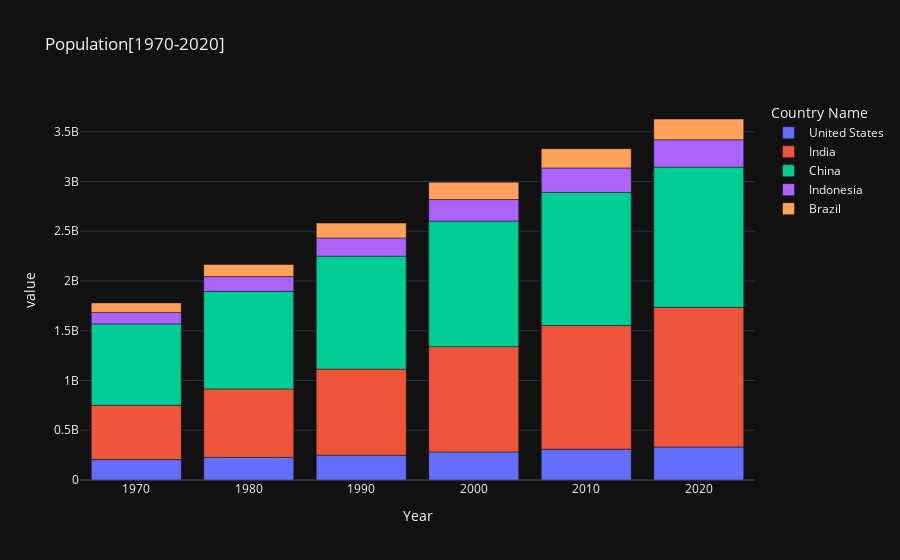

Notebook code for this chart:
### Code cell
fig = px.bar(df_pivot_sample, x=df_pivot_sample.index, y=df_pivot_sample.columns,title='Population[1970-2020]')
fig.show()

### Figure 1 — Plotly figure (JSON) as saved in the notebook; plotly's stock layout.template omitted (floating-point values rounded to 4 significant figures)
{"data": [{"hovertemplate": "Country Name=United States<br>Year=%{x}<br>value=%{y}<extra></extra>", "legendgroup": "United States", "marker": {"color": "#636efa", "pattern": {"shape": ""}}, "name": "United States", "orientation": "v", "showlegend": true, "textposition": "auto", "x": [1970, 1980, 1990, 2000, 2010, 2020], "xaxis": "x", "y": [205100000.0, 227200000.0, 249600000.0, 282200000.0, 309300000.0, 331500000.0], "yaxis": "y", "type": "bar"}, {"hovertemplate": "Country Name=India<br>Year=%{x}<br>value=%{y}<extra></extra>", "legendgroup": "India", "marker": {"color": "#EF553B", "pattern": {"shape": ""}}, "name": "India", "orientation": "v", "showlegend": true, "textposition": "auto", "x": [1970, 1980, 1990, 2000, 2010, 2020], "xaxis": "x", "y": [545900000.0, 687400000.0, 865000000.0, 1058000000.0, 1243000000.0, 1403000000.0], "yaxis": "y", "type": "bar"}, {"hovertemplate": "Country Name=China<br>Year=%{x}<br>value=%{y}<extra></extra>", "legendgroup": "China", "marker": {"color": "#00cc96", "pattern": {"shape": ""}}, "name": "China", "orientation": "v", "showlegend": true, "textposition": "auto", "x": [1970, 1980, 1990, 2000, 2010, 2020], "xaxis": "x", "y": [818300000.0, 981200000.0, 1135000000.0, 1263000000.0, 1338000000.0, 1411000000.0], "yaxis": "y", "type": "bar"}, {"hovertemplate": "Country Name=Indonesia<br>Year=%{x}<br>value=%{y}<extra></extra>", "legendgroup": "Indonesia", "marker": {"color": "#ab63fa", "pattern": {"shape": ""}}, "name": "Indonesia", "orientation": "v", "showlegend": true, "textposition": "auto", "x": [1970, 1980, 1990, 2000, 2010, 2020], "xaxis": "x", "y": [115700000.0, 149000000.0, 183500000.0, 216100000.0, 246300000.0, 274800000.0], "yaxis": "y", "type": "bar"}, {"hovertemplate": "Country Name=Brazil<br>Year=%{x}<br>value=%{y}<extra></extra>", "legendgroup": "Brazil", "marker": {"color": "#FFA15A", "pattern": {"shape": ""}}, "name": "Brazil", "orientation": "v", "showlegend": true, "textposition": "auto", "x": [1970, 1980, 1990, 2000, 2010, 2020], "xaxis": "x", "y": [95380000.0, 121200000.0, 149100000.0, 174000000.0, 193700000.0, 208700000.0], "yaxis": "y", "type": "bar"}], "layout": {"xaxis": {"anchor": "y", "domain": [0.0, 1.0], "title": {"text": "Year"}}, "yaxis": {"anchor": "x", "domain": [0.0, 1.0], "title": {"text": "value"}}, "legend": {"title": {"text": "Country Name"}, "tracegroupgap": 0}, "title": {"text": "Population[1970-2020]"}, "barmode": "relative"}}
